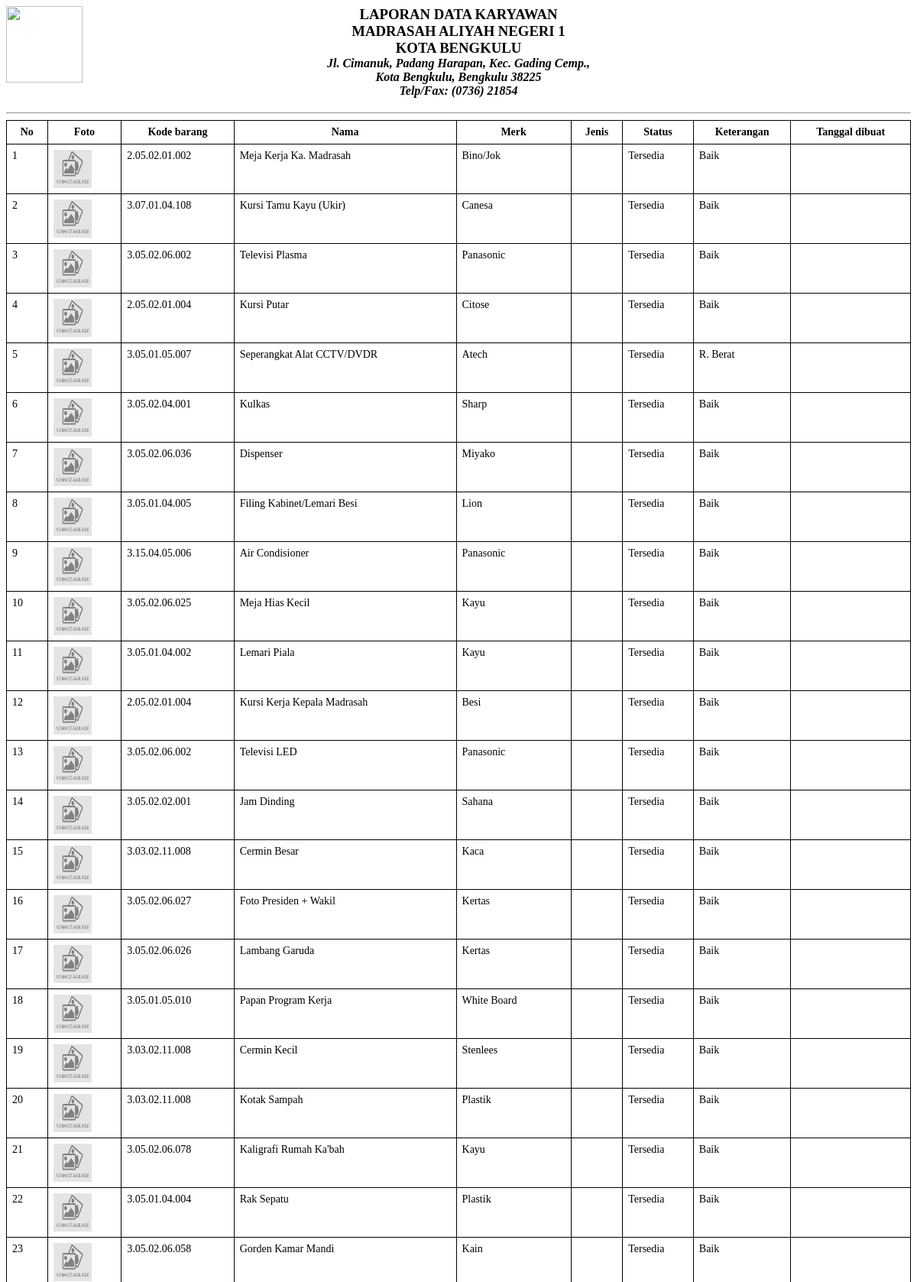
The app's page /pengawas/cetak_barang/ (signed in, upper part) with its own data.
### inven/models.py (models this page shows, shortened)
class barang(models.Model):
    nama = models.CharField(max_length=250)
    merk = models.CharField(max_length=100, null=True, blank=True)
    kode = models.CharField(max_length=20, null=True)
    keterangan = models.CharField(
        max_length=250, null=True, blank=True, default='-')
    Foto = models.FileField(null=True, blank=True, default='barang.jpg')
    status = models.CharField(max_length=100, default='Tersedia')

### pengawas/views.py (the view)
# urls.py: path('cetak_barang/', views.cetak_barang, name='cetak_barang'),
@login_required
def cetak_barang(request):
    semua = barang.objects.all()
    context = {
        'semua': semua
    }
    return render(request, 'admin/laporan/c_barang.html', context)

### templates/admin/laporan/c_barang.html (shortened to what this page needs)
{% load static %}
<html>
<head>
</head>
<body onload="window.print();setTimeout(window.close, 0);">
    <img class="" style="float: left; width: 100px; height: 100px; margin-right: -100px;" src="{% static 'login/assets/img/logo.png' %}">
    <h3 style="text-align:center">LAPORAN DATA KARYAWAN<br>MADRASAH ALIYAH NEGERI 1<br>
        KOTA BENGKULU<br>
        <FONT SIZE="3"><I>Jl. Cimanuk, Padang Harapan, Kec. Gading Cemp.,<br> Kota Bengkulu, Bengkulu 38225 <br> Telp/Fax: (0736) 21854</FONT>
    </h3>
    <hr>
    <table cellpadding="0" cellspacing="0" border="0" class="table table-striped table-bordered" id="basic-datatable">
        <thead>
            <tr>
                <th>No</th>
                <th>Foto</th>
                <th>Kode barang</th>
                <th>Nama</th>
                <th>Merk</th>
                <th>Jenis</th>
                <th>Status</th>
                <th>Keterangan</th>
                <th>Tanggal dibuat</th>
            </tr>
        </thead>
        <tbody>
            <tr>
                {% for data in semua %}
                    <tr>
                        <td>{{forloop.counter}}</td>
                                <td><img src="{{ data.Foto.url }}" width="50px" height="50px"></td>
                                <td>{{data.kode}}</td>
                                <td>{{ data.nama }}</td>
                                <td>{{data.merk}}</td>
                                <td>{{ data.jenis }}</td>
                                <td>
                                    {% if data.status == 1 %}
                                    <span class="badge badge-dark">Di pinjam</span>
                                    {% else %}
                                    <span class="badge badge-info">Tersedia</span>
                                    {% endif %}
                                </td>
                                <td>{{ data.keterangan }}</td>
                                <td>{{ data.tanggal_diupload }}</td>
                    </tr>
                {% endfor %}
            </tr>
        </tbody>
    </table>
</body>
</html>

### templates/admin/laporan/c_barang.html (style rules this page uses)
table { font-size: 14px; border-collapse: collapse; width: 100%; margin: 0 auto; }
table th { border: 1px solid #000; padding: 7px; font-weight: bold; text-align: center; }
table td { border: 1px solid #000; padding: 7px; vertical-align: top; }

### records on screen
barang: Foto (picture), kode "2.05.02.01.002", nama "Meja Kerja Ka. Madrasah", merk "Bino/Jok", status "Tersedia", keterangan "Baik"
barang: Foto (picture), kode "3.07.01.04.108", nama "Kursi Tamu Kayu (Ukir)", merk "Canesa", status "Tersedia", keterangan "Baik"
barang: Foto (picture), kode "3.05.02.06.002", nama "Televisi Plasma", merk "Panasonic", status "Tersedia", keterangan "Baik"
barang: Foto (picture), kode "2.05.02.01.004", nama "Kursi Putar", merk "Citose", status "Tersedia", keterangan "Baik"
barang: Foto (picture), kode "3.05.01.05.007", nama "Seperangkat Alat CCTV/DVDR", merk "Atech", status "Tersedia", keterangan "R. Berat"
barang: Foto (picture), kode "3.05.02.04.001", nama "Kulkas", merk "Sharp", status "Tersedia", keterangan "Baik"
barang: Foto (picture), kode "3.05.02.06.036", nama "Dispenser", merk "Miyako", status "Tersedia", keterangan "Baik"
barang: Foto (picture), kode "3.05.01.04.005", nama "Filing Kabinet/Lemari Besi", merk "Lion", status "Tersedia", keterangan "Baik"
barang: Foto (picture), kode "3.15.04.05.006", nama "Air Condisioner", merk "Panasonic", status "Tersedia", keterangan "Baik"
barang: Foto (picture), kode "3.05.02.06.025", nama "Meja Hias Kecil", merk "Kayu", status "Tersedia", keterangan "Baik"
barang: Foto (picture), kode "3.05.01.04.002", nama "Lemari Piala", merk "Kayu", status "Tersedia", keterangan "Baik"
barang: Foto (picture), kode "2.05.02.01.004", nama "Kursi Kerja Kepala Madrasah", merk "Besi", status "Tersedia", keterangan "Baik"
barang: Foto (picture), kode "3.05.02.06.002", nama "Televisi LED", merk "Panasonic", status "Tersedia", keterangan "Baik"
barang: Foto (picture), kode "3.05.02.02.001", nama "Jam Dinding", merk "Sahana", status "Tersedia", keterangan "Baik"
barang: Foto (picture), kode "3.03.02.11.008", nama "Cermin Besar", merk "Kaca", status "Tersedia", keterangan "Baik"
barang: Foto (picture), kode "3.05.02.06.027", nama "Foto Presiden + Wakil", merk "Kertas", status "Tersedia", keterangan "Baik"
barang: Foto (picture), kode "3.05.02.06.026", nama "Lambang Garuda", merk "Kertas", status "Tersedia", keterangan "Baik"
barang: Foto (picture), kode "3.05.01.05.010", nama "Papan Program Kerja", merk "White Board", status "Tersedia", keterangan "Baik"
barang: Foto (picture), kode "3.03.02.11.008", nama "Cermin Kecil", merk "Stenlees", status "Tersedia", keterangan "Baik"
barang: Foto (picture), kode "3.03.02.11.008", nama "Kotak Sampah", merk "Plastik", status "Tersedia", keterangan "Baik"
barang: Foto (picture), kode "3.05.02.06.078", nama "Kaligrafi Rumah Ka'bah", merk "Kayu", status "Tersedia", keterangan "Baik"
barang: Foto (picture), kode "3.05.01.04.004", nama "Rak Sepatu", merk "Plastik", status "Tersedia", keterangan "Baik"
barang: Foto (picture), kode "3.05.02.06.058", nama "Gorden Kamar Mandi", merk "Kain", status "Tersedia", keterangan "Baik"
